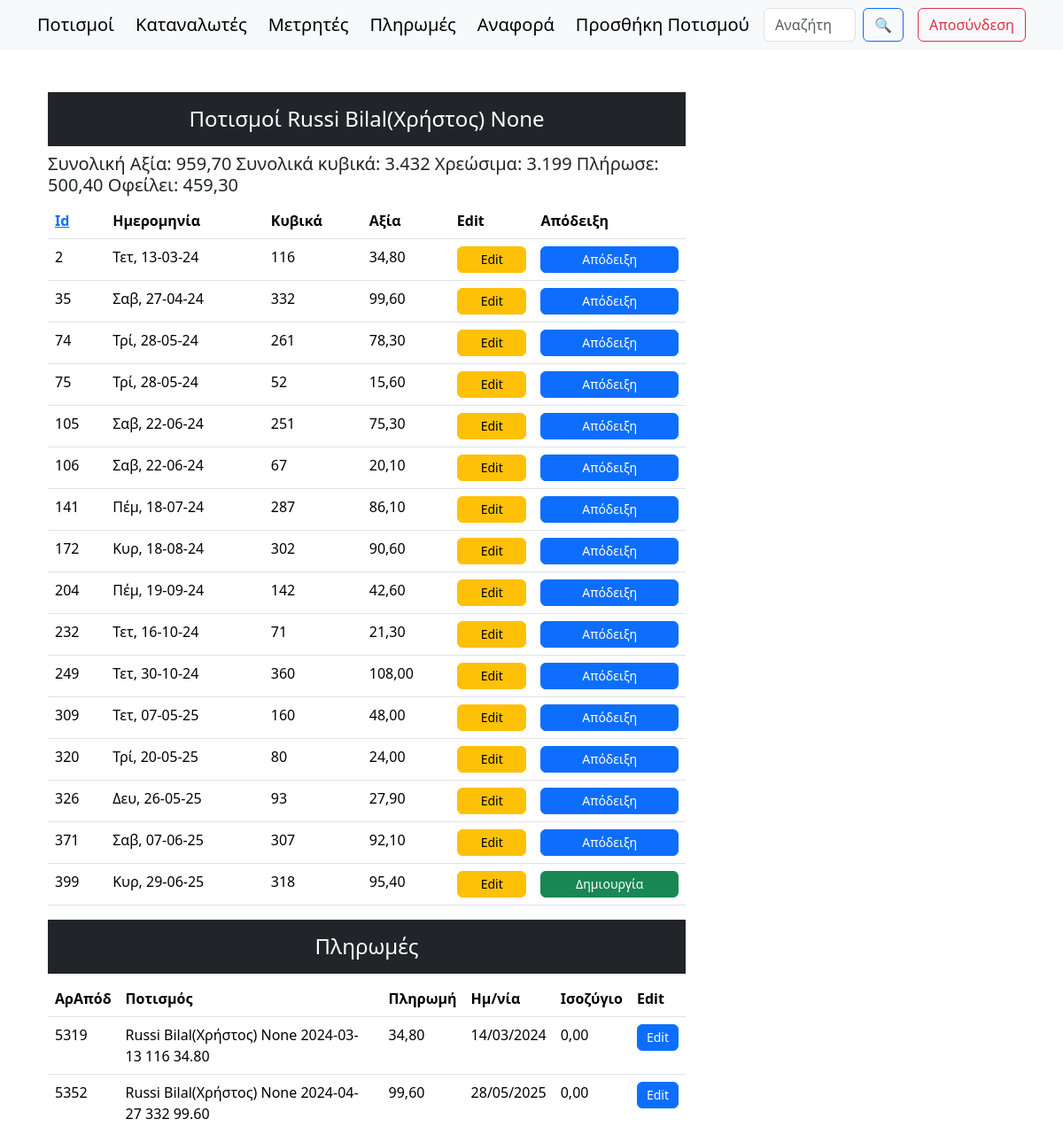
The page /customerIrrigations/2/ (signed in, upper part) on the database as committed earlier.
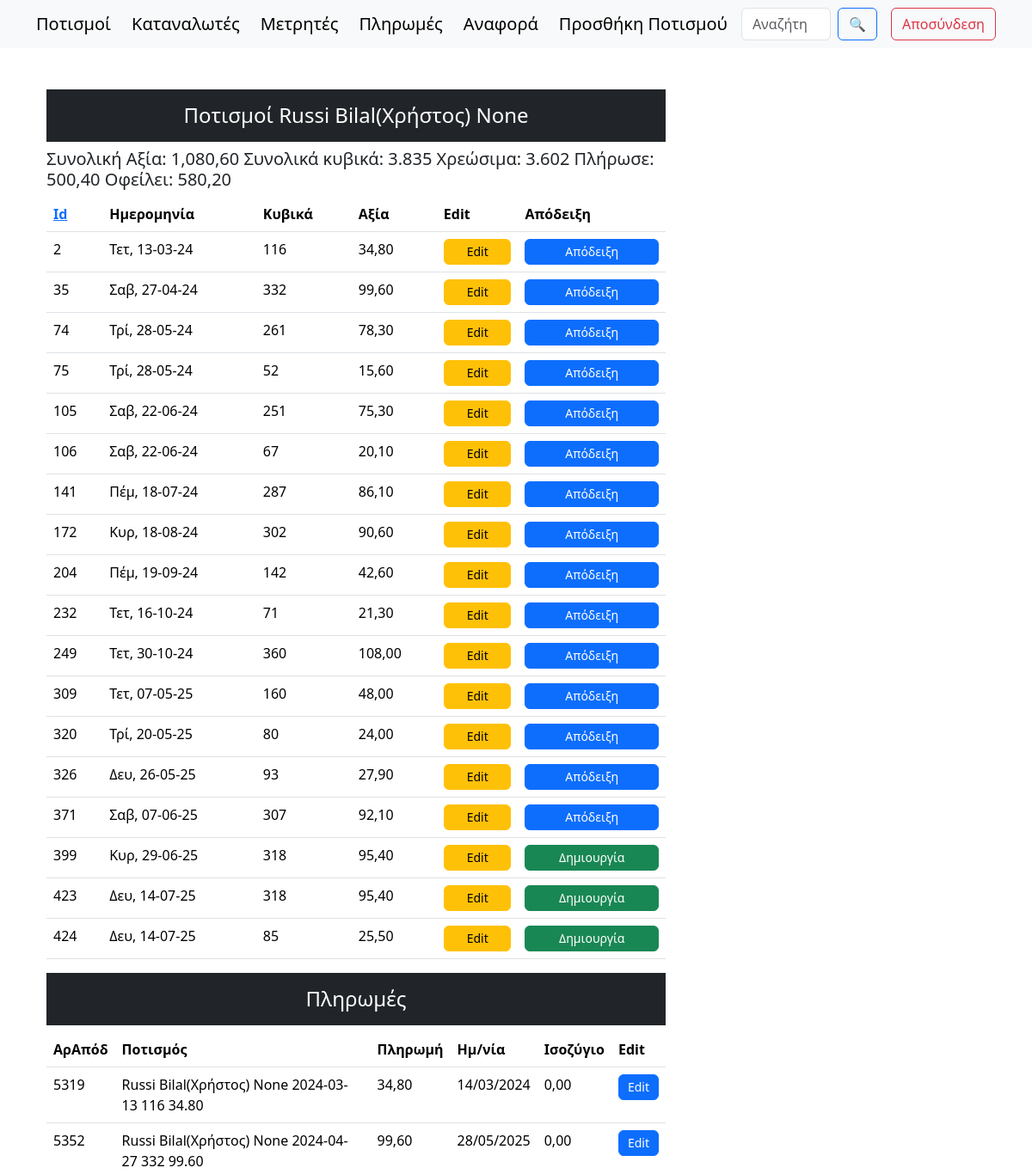
The same page on the database as committed later.
### synet/models.py (models this page shows, shortened)
class WaterCons(models.Model):
    serialNumber = models.IntegerField(null=True, blank=True)
    date = models.DateField()
    counter = models.ForeignKey(Counters, on_delete=models.SET_NULL, null=True)
    customer = models.ForeignKey(Persons, on_delete=models.SET_NULL, null=True)
    finalIndication = models.IntegerField()
    initialIndication = models.IntegerField()
    intermediateIndication = models.IntegerField(null=True, blank=True)
    cubicMeters = models.IntegerField(null=True, blank=True)
    billableCubicMeters = models.IntegerField(null=True, blank=True)
    hydronomistsCubicMeters = models.DecimalField(max_digits=10, decimal_places=2, null=True, blank=True)
    costPerMeter = models.DecimalField(max_digits=10, decimal_places=2, null=True, blank=True, default=0.30)
    cost = models.DecimalField(max_digits=10, decimal_places=2, null=True, blank=True)
    hydronomistsRight = models.DecimalField(max_digits=10, decimal_places=2, null=True, blank=True)
    viberMsg = models.CharField(max_length=200, null=True, blank=True)
    notes = models.TextField( null=True,blank=True)
    field = models.ForeignKey(Fields, on_delete=models.SET_NULL, null=True, blank=True)
    receipt = models.ForeignKey("Paids", on_delete=models.SET_NULL, null=True, blank=True, related_name="watercons_receipts") # idΑπόδειξης (paids_id)
    def __str__(self):
        return f"{self.customer} {self.date} {self.billableCubicMeters} {self.cost}".strip()  # Αφαιρεί επιπλέον κενά

class Paids(models.Model):
    irrigation = models.ForeignKey(WaterCons, on_delete=models.SET_NULL, null=True, blank=True, related_name="paid_irrigations")
    customer = models.ForeignKey(Persons, on_delete=models.SET_NULL, null=True)
    cost = models.DecimalField(max_digits=10, decimal_places=2, null=True, blank=True)
    receiptNumber = models.IntegerField(null=True, blank=True, unique=True)
    paid = models.DecimalField(max_digits=10, decimal_places=2, null=True, blank=True)
    paymentDate = models.DateField(null=True, blank=True)
    receiver = models.ForeignKey(Receivers, on_delete=models.SET_NULL, null=True, blank=True)
    balance = models.DecimalField(max_digits=10, decimal_places=2, null=True, blank=True)

class Persons(models.Model):
    surname = models.CharField(max_length=100)
    name = models.CharField(max_length=100, null=True, blank=True)
    fathersName = models.CharField(max_length=100, null=True, blank=True)
    afm = models.CharField(max_length=9, null=True, blank=True, unique=True)
    phone = models.CharField(max_length=10, null=True, blank=True)
    member = models.BooleanField(default=True)  # Είναι μέλος του συνεταιρισμού
    payAsMember = models.BooleanField(default=True)  # Πληρώνει σαν μέλος του συνεταιρισμού
    isActive = models.BooleanField(default=False)  # Είναι ενεργός στον πολιτισμό
    aa = models.IntegerField(null=True, blank=True, unique=True)  # Αύξων αριθμός απόφασης ΔΣ 7/10/2000
    placeOfResidence = models.CharField(max_length=20, null=True, blank=True) # Τόπος διαμονής
    notes = models.CharField(max_length=100, null=True, blank=True)
    class Meta:
        unique_together = ('surname', 'name', 'fathersName')
        ordering = ['surname', 'name', 'fathersName']
    def __str__(self):
        return f"{self.surname} {self.name} {self.fathersName}".strip()  # Αφαιρεί επιπλέον κενά

### synet/views.py (the view)
# urls.py: path('customerIrrigations/<int:customer_id>/', views.customerIrrigations, name="customerIrrigations"),
def customerIrrigations(request, customer_id):
    sort_by, order = get_sort_params(request)
    data = WaterCons.objects.filter(customer_id=customer_id).order_by(sort_by)
    customerPaids = Paids.objects.filter(customer=customer_id).order_by(sort_by)
    customer = get_object_or_404(Persons, id=customer_id)
    aggregates = WaterCons.objects.filter(customer_id=customer_id).aggregate(
        total_cost=Sum('cost'),
        total_cubic=Sum('cubicMeters'),
        total_billable=Sum('billableCubicMeters')
    )
    total_paid = Paids.objects.filter(customer=customer_id).aggregate(total_paid=Sum('paid'))['total_paid'] or 0
    debt = (aggregates['total_cost'] or 0) - total_paid
    context = {
        'data': data,
        'order': order,
        'customer': customer,
        **aggregates,
        'customerPaids': customerPaids,
        'total_paid': total_paid,
        'debt': debt,
    }
    return render(request, 'customerIrrigations.html', context)

### synet/views.py (called while the page is built)
def get_sort_params(request, default='-id'):
    sort_by = request.GET.get('sort', default)
    order = request.GET.get('order', 'asc')
    if order == 'desc' and not sort_by.startswith('-'):
        sort_by = f'-{sort_by}'
    elif order == 'asc' and sort_by.startswith('-'):
        sort_by = sort_by[1:]
    return sort_by, 'asc' if order == 'desc' else 'desc'

### templates/customerIrrigations.html (shortened to what this page needs)
{% extends "main.html" %}
{% load humanize %}
{% block content %}
<div class="container mt-5">
    <div class="row">
        <div class="col-md-8">
          <h4 class="text-center text-white bg-dark p-3 sticky-top">Ποτισμοί {{customer}}</h4>
          <h5>
            Συνολική Αξία: {{ total_cost|floatformat:2|intcomma }}
            Συνολικά κυβικά: {{total_cubic|intcomma}}
            Χρεώσιμα: {{total_billable|intcomma}}
            Πλήρωσε: {{ total_paid|floatformat:2|intcomma }}
            Οφείλει: {{ debt|floatformat:2|intcomma }}
          </h5>
          <table class="table">
              <thead>
                 <tr>
                    <th scope="col"><a href="?sort=id&order={{ order }}">Id</a></th>
                    <th scope="col">Ημερομηνία</th>
                    <th scope="col">Κυβικά</th>
                    <th scope="col">Αξία</th>
                    <th scope="col">Edit</th>
                    <th scope="col">Απόδειξη</th>
                  </tr>
                </thead>
                <tbody>
                    {% for d in data %}
                  <tr>
                    <td scope="row">{{d.id}}</td>
                    <td>{{ d.date|date:"D, d-m-y" }}</td>
                    <td>{{d.billableCubicMeters}}</td>
                    <td>{{d.cost}}</td>
                    <td><a type="button" href="/update-irrigation/{{d.id}}" class="btn btn-warning">Edit</a></td>
                    {% if d.receipt %}
                      <td><a href="{% url 'paids_update' d.receipt.id %}" class="btn btn-primary">Απόδειξη</a></td>
                    {% else %}
                      <td><a href="{% url 'create_payment' d.id %}" class="btn btn-success">Δημιουργία</a></td>
                    {% endif %}
                  </tr>
                  {% endfor %}
                </tbody>
              </table>
            <h4 class="text-center text-white bg-dark p-3">Πληρωμές</h4>
            <table class="table">
                <thead>
                  <tr>
                    <th scope="col">ΑρΑπόδ</th>
                    <th scope="col">Ποτισμός</th>
                    <th scope="col">Πληρωμή</th>
                    <th scope="col">Ημ/νία</th>
                    <th scope="col">Ισοζύγιο</th>
                    <th scope="col">Edit</th>
                  </tr>
                </thead>
                <tbody>
                  {% for d in customerPaids %}
                    <tr>
                      <td>{{d.receiptNumber}}</td>
                      <td>{{d.irrigation}}</td>
                      <td>{{d.paid}}</td>
                      <td>{{d.paymentDate}}</td>
                      <td>{{d.balance}}</td>
                      {% if d.balance == 0 %}
                        <td><a type="button" href="/paids/update/{{d.id}}" class="btn btn-primary">Edit</a></td>
                      {% elif d.balance > 0 %}
                        <td><a type="button" href="/paids/update/{{d.id}}" class="btn btn-success">Edit</a></td>
                      {% elif d.balance < 0 %}
                        <td><a type="button" href="/paids/update/{{d.id}}" class="btn btn-danger">Edit</a></td>
                      {% else %}
                        <td><a type="button" href="/paids/update/{{d.id}}" class="btn btn-warning">Edit</a></td>
                      {% endif %}
                    </tr>
                  {% endfor %}
                </tbody>
              </table>
        </div>
    </div>
</div>
{% endblock content %}

Rows that differ between the two databases and show on the page:
added WaterCons: id "423", date "Δευ, 14-07-25", billableCubicMeters "318", cost "95,40", shows "Δημιουργία"
added WaterCons: id "424", date "Δευ, 14-07-25", billableCubicMeters "85", cost "25,50", shows "Δημιουργία"
Other text that changed with them:
{{ total_cost|floatformat:2|intcomma }}: "959,70" → "1,080,60"
{{ total_cubic|intcomma }}: "3.432" → "3.835"
{{ total_billable|intcomma }}: "3.199" → "3.602"
{{ debt|floatformat:2|intcomma }}: "459,30" → "580,20"
